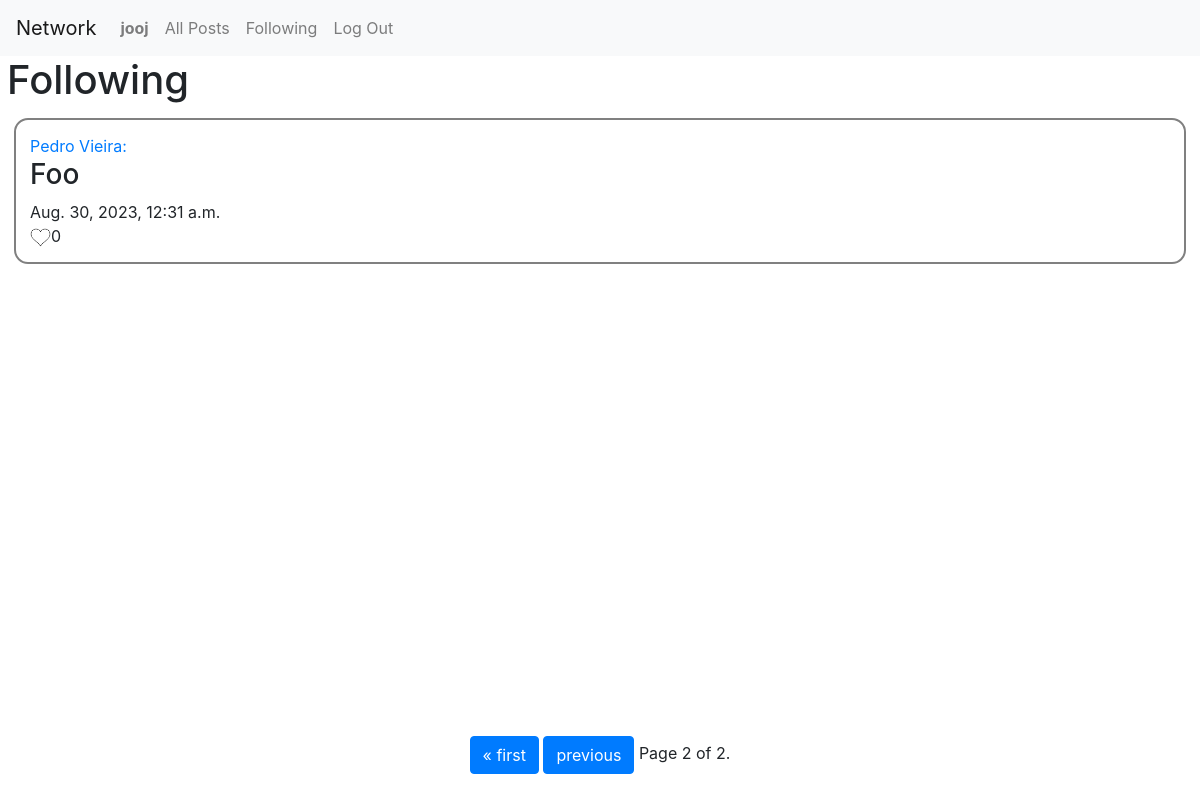
Screenshot of /following?page=2 (signed in) with the database file from the repository.
### network/models.py (models this page shows)
class User(AbstractUser):
    following = models.ManyToManyField('self', blank=True, symmetrical=False)

class Post(models.Model):
    user = models.ForeignKey(User, on_delete=models.CASCADE, related_name="posts")
    text = models.CharField(max_length=999)
    date = models.DateTimeField(auto_now_add=True)
    likes = models.ManyToManyField(User, related_name='likes', blank=True, serialize=False)
    def serialize(self):
        return {
            "id": self.id,
            "user": self.user.id,
            "text": self.text,
            "date": self.date,
        }

### network/views.py (the view)
# urls.py: path("following", views.following, name="following"),
@login_required(login_url="login")
def following(request):
    user = User.objects.get(pk=request.user.id)
    print(user.following.all())
    print(user.following)
    posts = Post.objects.all().filter(user__in=user.following.all()).order_by('-id')
    paginator = Paginator(posts, 10)
    page_number = request.GET.get('page')
    page_obj = paginator.get_page(page_number)
    return render(request, "network/following.html", {
        "posts": page_obj
    })

### network/templates/network/following.html (shortened to what this page needs)
{% extends "network/layout.html" %}
{% load static %}
{% block body %}
    <div class="main">
    <h1 style="padding-left: 7px">Following</h1>
    {% if posts %}
        {% for post in posts %}
             <div class ="post"  >
                 <a href="/profile/{{ post.user.id }}"><p>{{ post.user }}: </p></a>
                <div id = {{ post.id }}>
                    <h3>{{ post.text }}</h3>
                </div>
                <p>{{ post.date }}</p>
                <div id="like-{{ post.id }}"><p><img
                         {% if user in post.likes.all %}
                             src="{% static 'imgs/yes.png' %}"
                        {% else %}
                             src="{% static 'imgs/no.png' %}"
                        {% endif %}
                        alt="like" id = "like-{{ post.id }}-img" class="like" onclick="like(event,{{ post.id }}, {{ post.likes.all|length }})">{{ post.likes.all|length }}</p>
                </div>
            </div>
        {% endfor %}
    {% endif %}
    </div>
    <div class="pagination">
    <div>
    <span class="step-links">
        {% if posts.has_previous %}
            <a href="?page=1" class="btn btn-primary">&laquo; first</a>
            <a href="?page={{ posts.previous_page_number }} " class="btn btn-primary">previous</a>
        {% endif %}
        <span class="current">
            Page {{ posts.number }} of {{ posts.paginator.num_pages }}.
        </span>
    </span>
    </div>
    </div>
{% endblock %}

### network/templates/network/layout.html (shortened to what this page needs)
{% load static %}
<!DOCTYPE html>
<html lang="en">
    <head>
        <link rel="stylesheet" href="https://stackpath.bootstrapcdn.com/bootstrap/4.4.1/css/bootstrap.min.css">
        <link href="{% static 'network/styles.css' %}" rel="stylesheet">
    </head>
    <body>
        <nav class="navbar navbar-expand-lg navbar-light bg-light">
            <a class="navbar-brand" href="#">Network</a>
            <div>
              <ul class="navbar-nav mr-auto">
                {% if user.is_authenticated %}
                    <li class="nav-item">
                        <a class="nav-link" href="{% url 'profile' user.id %}"><strong>{{ user.username }}</strong></a>
                    </li>
                {% endif %}
                <li class="nav-item">
                  <a class="nav-link" href="{% url 'index' %}">All Posts</a>
                </li>
                {% if user.is_authenticated %}
                    <li class="nav-item">
                        <a class="nav-link" href="{% url 'following' %}">Following</a>
                    </li>
                    <li class="nav-item">
                        <a class="nav-link" href="{% url 'logout' %}">Log Out</a>
                    </li>
                {% endif %}
              </ul>
            </div>
          </nav>
        <div class="body">
            {% block body %}
            {% endblock %}
        </div>
    </body>
</html>

### network/static/network/styles.css (style rules this page uses)
p { margin: 0; }
.post { margin: 14px; border: 2px solid gray; border-radius: 14px; padding: 14px; }
.like { width: 21px; }
.pagination { display: flex; justify-content: center; }
.main { min-height: 85vh; }

### rows the page displays
User: username "jooj"
Post: user "Pedro Vieira", text "Foo", date "Aug. 30, 2023, 12:31 a.m.", likes.all|length "0"

### other values shown
{{ posts.number }} "2"
{{ posts.paginator.num_pages }} "2"
